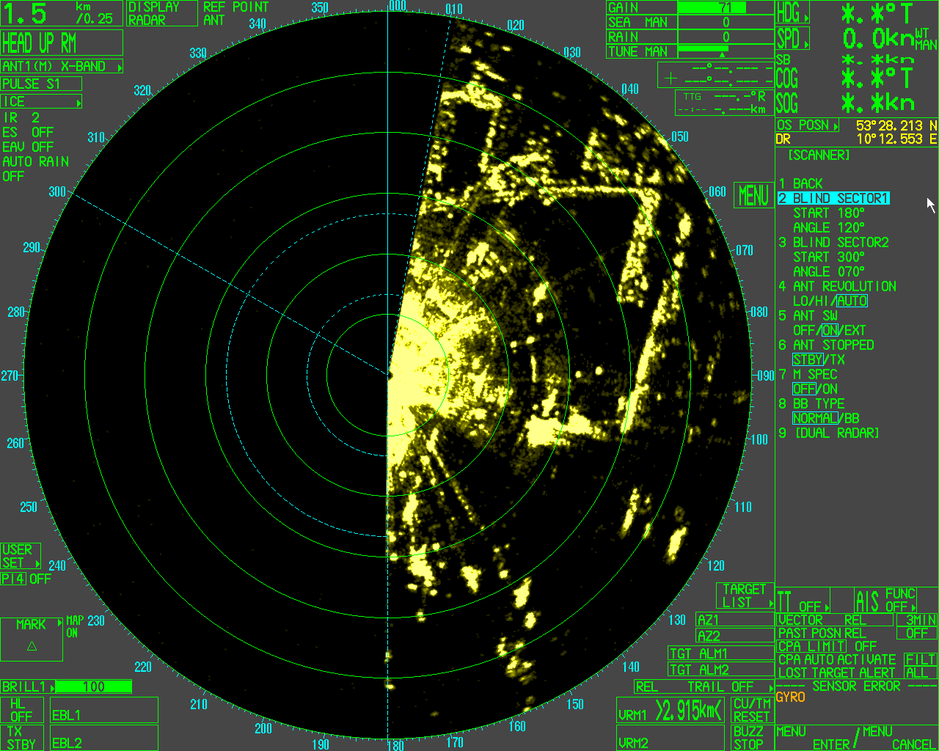
#> input picture OpenCV/RadarbilderProbe/cap_00000001.bmp, 939 x 751 px, shrunk from 1280 x 1024 before the run
$ python radar.py
#> lines starting #> are read from the running program, lines starting #| are printed output that depends on the picture
import numpy as np
import cv2

erstes_pic = cv2.imread('RadarbilderProbe/cap_00000001.bmp')
#> erstes_pic is the input picture: shape (751, 939, 3); mean B, G, R 30.8, 53.8, 38.5
zweite_pic = cv2.imread('RadarbilderProbe/cap_00000002.bmp')
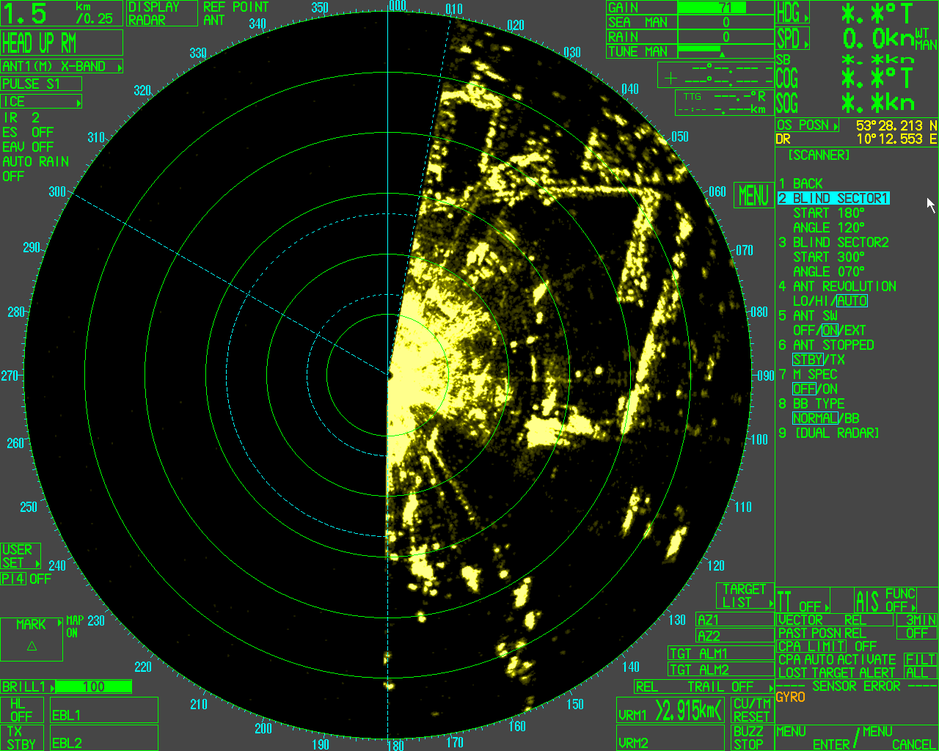
#> input picture OpenCV/RadarbilderProbe/cap_00000002.bmp, 939 x 751 px, shrunk from 1280 x 1024 before the run
#> zweite_pic is the input picture: shape (751, 939, 3); mean B, G, R 30.8, 53.8, 38.5

differenz = cv2.subtract(zweite_pic, erstes_pic)
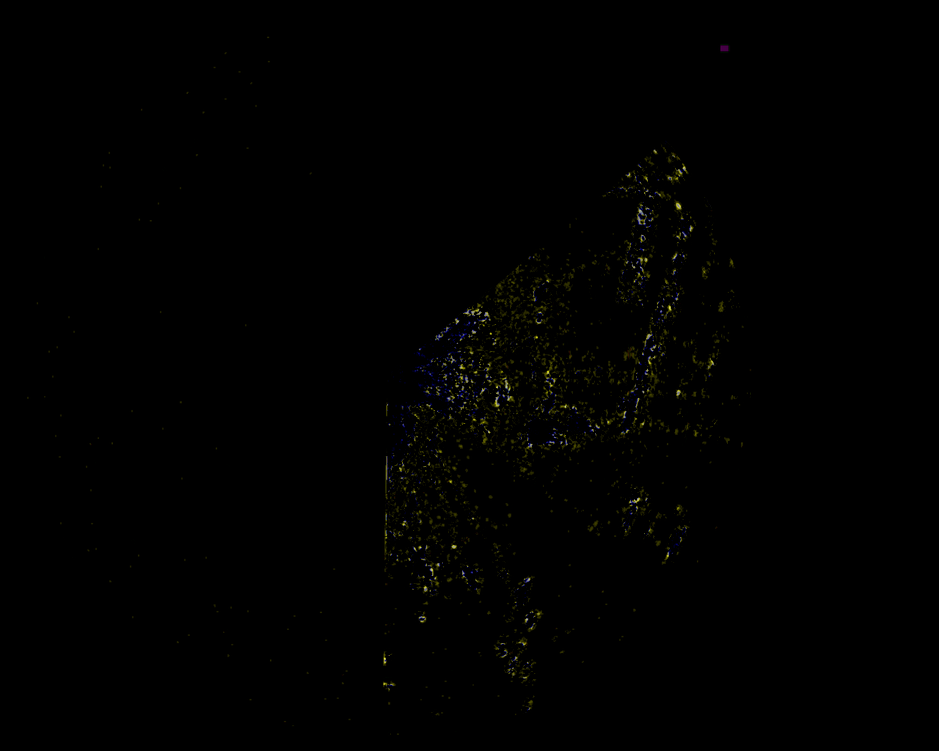
#> differenz: shape (751, 939, 3); mean B, G, R 0.4, 1, 1

cv2.imshow('Differenz_farbig', differenz)
cv2.imwrite('differenz_farbig_2.png', differenz)

differenz_grayscale = cv2.imread('differenz_farbig.png',0)
cv2.imshow('differenz_grayscale_2.png', differenz_grayscale)

k = cv2.waitKey(0)
#> (key Esc is pressed here)
if k == 27:
    cv2.destroyAllWindows()
